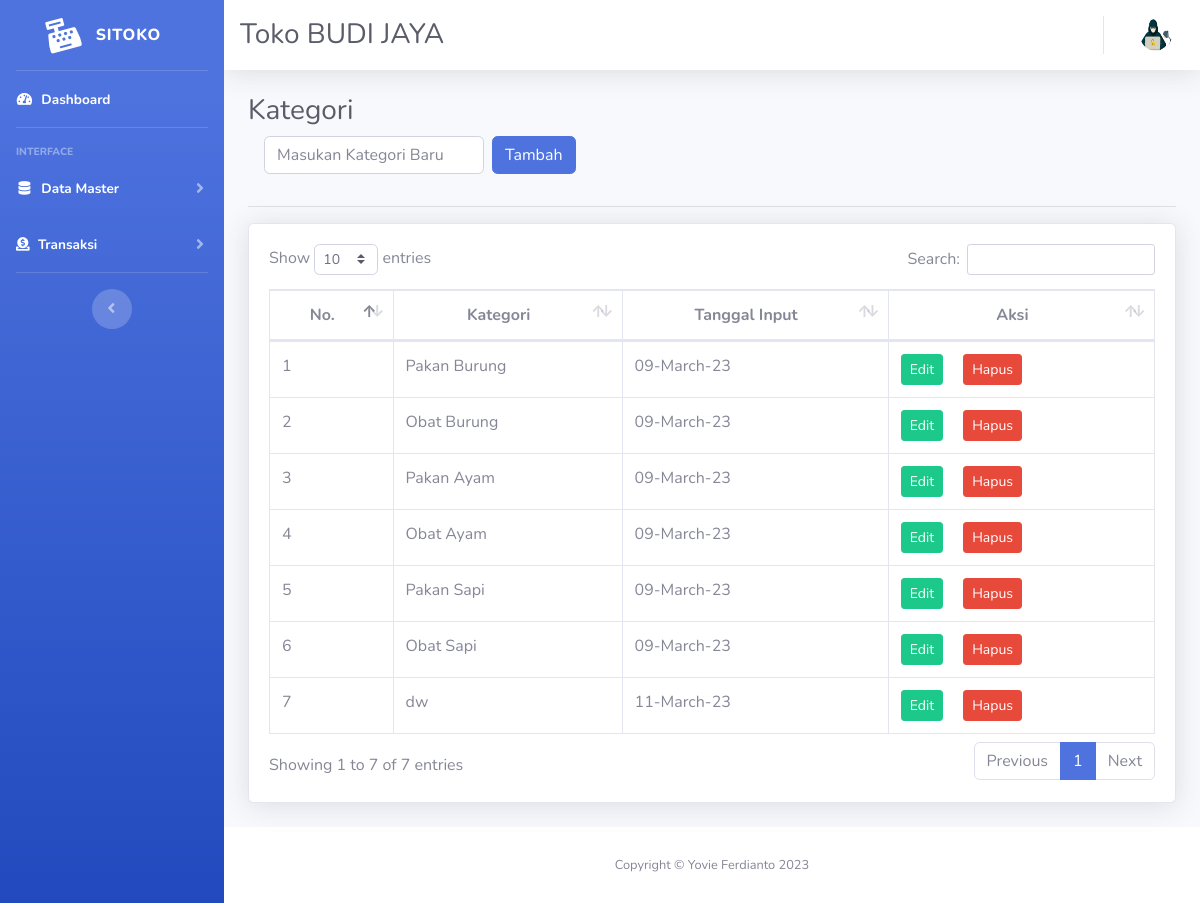
Page /sitoko/kategori/kategori.php (signed in) on the committed database.
### tables this page shows
CREATE TABLE `kategori` (
  `id` int(11) NOT NULL,
  `judul` varchar(50) NOT NULL,
  `tgl_input` varchar(50) NOT NULL
);

### sitoko/kategori/page-content-kategori.php (the view, shortened to what this page needs)
<div class="container-fluid">
                    <h1 class="h3 mb-2 text-gray-800">Kategori</h1>
                    <div class="mb-4 col-6">
                        <div class="row">
                            <form class="form-inline"  method="POST">
                                    <div class="form-group mx-sm-3 mb-2">
                                        <input type="text" class="form-control" name="tambah" placeholder="Masukan Kategori Baru">
                                        <input type="submit" name='submit' class="btn btn-primary mx-2" value="Tambah">
                                    </div>
                            </form>
                        </div>
                    </div>
                    <hr>
                    <div class="card shadow mb-4">
                        <div class="card-body">
                            <div class="table-responsive">
                                <table class="table table-bordered" id="dataTable" width="100%" cellspacing="0">
                                    <thead>
                                        <tr style="text-align:center;">
                                            <th>No.</th>
                                            <th>Kategori</th>
                                            <th>Tanggal Input</th>
                                            <th>Aksi</th>
                                        </tr>
                                    </thead>
                                    <tbody>
                                        <?php
                                            $no = 1;
                                            $query = mysqli_query($connection,"SELECT * FROM `kategori`");
                                            while($row = mysqli_fetch_array($query)){
                                            ?>
                                            <tr>
                                                <td><?php echo $no++; ?></td>
                                                <td><?php echo $row['judul']; ?></td>
                                                <td><?php echo $row['tgl_input']; ?></td>
                                                <td style="display:flex; gap:10px ">
                                                    <a href="edit_kategori.php?id=<?php echo $row['id']?>" class="btn btn-success btn-sm" type="button">Edit</a>
                                                    <br>
                                                    <a href="hapus_kategori.php?id=<?php echo $row['id']?>" class="btn btn-danger btn-sm" type="button">Hapus</a>
                                                </td>
                                            </tr>
                                        <?php
                                        }
                                        ?>
                                    </tbody>
                                </table>
                            </div>
                        </div>
                    </div>
                </div>

### sitoko/kategori/kategori.php (shortened to what this page needs)
<?php
include('../koneksi.php');
?>
<!DOCTYPE html>
<html lang="en">
<head>
    <link href="../vendor/fontawesome-free/css/all.min.css" rel="stylesheet" type="text/css">
    <link href="../css/sb-admin-2.min.css" rel="stylesheet">
    <link href="../vendor/datatables/dataTables.bootstrap4.min.css" rel="stylesheet">
</head>
<body id="page-top">
    <div id="wrapper">
        <?php include('sidebar.php') ?>
        <div id="content-wrapper" class="d-flex flex-column">
            <div id="content">
                <?php include('topbar.php') ?>
                <?php include('page-content-kategori.php') ?>
            </div>
            <footer class="sticky-footer bg-white">
                <div class="container my-auto">
                    <div class="copyright text-center my-auto">
                        <span>Copyright &copy; Yovie Ferdianto 2023</span>
                    </div>
                </div>
            </footer>
        </div>
    </div>
</body>
</html>

### sitoko/kategori/sidebar.php (shortened to what this page needs)
<ul class="navbar-nav bg-gradient-primary sidebar sidebar-dark accordion" id="accordionSidebar">
            <a class="sidebar-brand d-flex align-items-center justify-content-center" href="../index.php">
                <div class="sidebar-brand-icon rotate-n-15">
                    <i class="fas fa-cash-register"></i>
                </div>
                <div class="sidebar-brand-text mx-3">SITOKO</div>
            </a>
            <hr class="sidebar-divider my-0">
            <li class="nav-item active">
                <a class="nav-link" href="../index.php">
                    <i class="fas fa-fw fa-tachometer-alt"></i>
                    <span>Dashboard</span></a>
            </li>
            <hr class="sidebar-divider">
            <div class="sidebar-heading">
                Interface
            </div>
            <li class="nav-item active">
                <a class="nav-link collapsed" href="#" data-toggle="collapse" data-target="#collapseTwo"
                    aria-expanded="true" aria-controls="collapseTwo">
                    <i class="fas fa-fw fa-database"></i>
                    <span>Data Master</span>
                </a>
            </li>
            <li class="nav-item active">
                <a class="nav-link collapsed" href="#" data-toggle="collapse" data-target="#collapseTransaksi"
                    aria-expanded="true" aria-controls="collapseTransaksi">
                    <i class="fas fa-donate"></i>
                    <span>Transaksi</span>
                </a>
            </li>
            <hr class="sidebar-divider d-none d-md-block">
            <div class="text-center d-none d-md-inline">
                <button class="rounded-circle border-0" id="sidebarToggle"></button>
            </div>
        </ul>

### sitoko/kategori/topbar.php (shortened to what this page needs)
<nav class="navbar navbar-expand navbar-light bg-white topbar mb-4 static-top shadow">
    <h3 class="h3 mb-0 text-gray-800">Toko BUDI JAYA</h3>
    <ul class="navbar-nav ml-auto">
        <li class="nav-item dropdown no-arrow">
            <a class="nav-link dropdown-toggle" href="#" id="userDropdown" role="button" data-toggle="dropdown" aria-haspopup="true" aria-expanded="false">
                <img class="img-profile rounded-circle" src="../img/hacker.png">
            </a>
        </li>
    </ul>
</nav>

### rows in the picture
kategori: judul "Pakan Burung", tgl_input "09-March-23"
kategori: judul "Obat Burung", tgl_input "09-March-23"
kategori: judul "Pakan Ayam", tgl_input "09-March-23"
kategori: judul "Obat Ayam", tgl_input "09-March-23"
kategori: judul "Pakan Sapi", tgl_input "09-March-23"
kategori: judul "Obat Sapi", tgl_input "09-March-23"
kategori: judul "dw", tgl_input "11-March-23"
